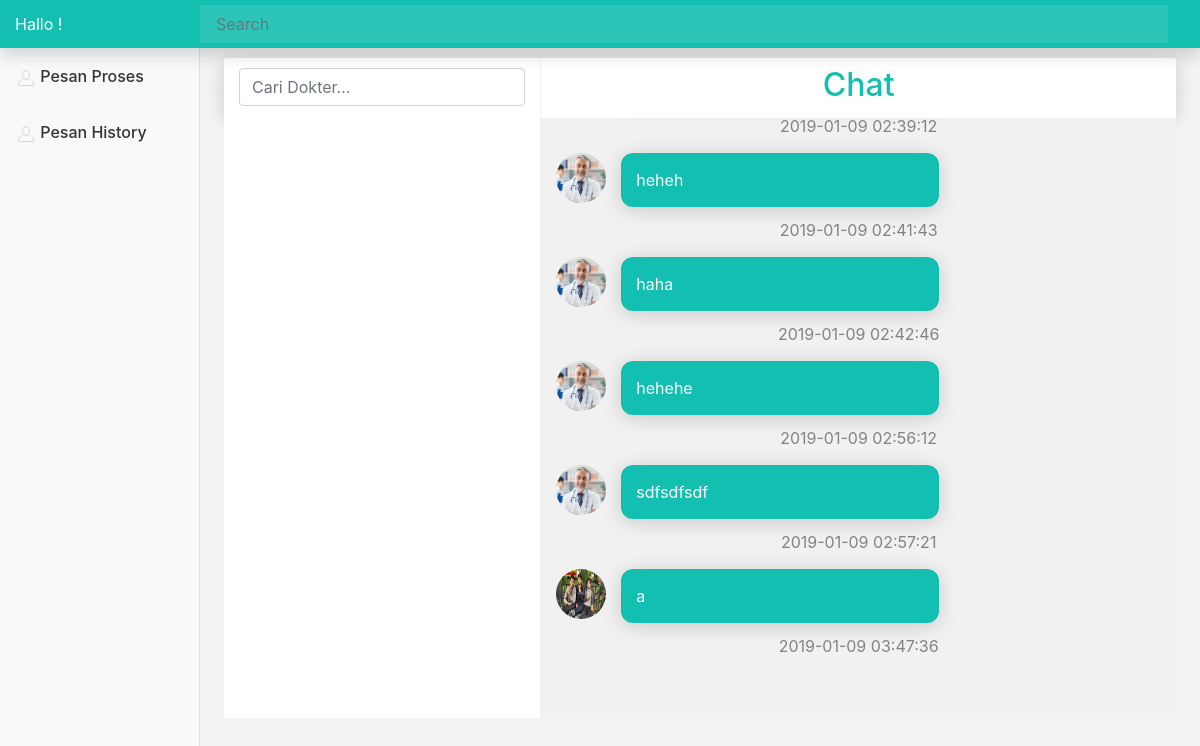
Screenshot of /pages/select_chat_blank_history.php?id_konsul=2 with the database file from the repository.
### tables this page shows
CREATE TABLE `tpesan` (
  `id_pesan` int(11) NOT NULL,
  `id_konsultasi` int(11) NOT NULL,
  `id_user` int(11) NOT NULL,
  `pesan_teks` text NOT NULL,
  `pesan_date` timestamp NOT NULL DEFAULT CURRENT_TIMESTAMP ON UPDATE CURRENT_TIMESTAMP,
  `pesan_attachment` varchar(100) DEFAULT NULL
);

CREATE TABLE `tuser` (
  `id_user` int(11) NOT NULL,
  `nama_user` varchar(50) NOT NULL,
  `email_user` varchar(50) NOT NULL,
  `telp_user` varchar(20) NOT NULL,
  `pass_user` varchar(255) NOT NULL,
  `spesialis` varchar(20) DEFAULT NULL,
  `role` varchar(20) DEFAULT NULL,
  `foto_user` varchar(50) DEFAULT NULL,
  `tgl_lahir` date DEFAULT NULL,
  `jk` varchar(30) DEFAULT NULL
);

### database/Pesan.php (called while the page is built, shortened)
<?php
  class Pesan{
    private $pdo;
    function __construct(){
      try{
        $this->pdo = new PDO('mysql:host=localhost;dbname=db_konsuldoc','root','');
      }catch(PDOException $e){
        echo $e;
      }
    }
    public function tampilPesanByIdKonsul($id){
      $sql="SELECT * FROM tpesan,tuser WHERE id_konsultasi='$id' AND tpesan.id_user = tuser.id_user ORDER BY pesan_date";
      $stmt = $this->pdo->query($sql);
      return $stmt;
    }
  }
 ?>

### pages/select_chat_blank_history.php (the view, shortened to what this page needs)
<?php
    include '../database/Pesan.php';
    $pesan = new Pesan;
 ?>
<!DOCTYPE html>
<html>
<head>
    <link href="../vendor/bootstrap/dist/css/bootstrap.min.css" rel="stylesheet">
    <link href="../open-iconic-master/font/css/open-iconic-bootstrap.css" rel="stylesheet">
    <link href="../dashboard.css" rel="stylesheet">
    <link href="../pesan.css" rel="stylesheet">
</head>
<body style="background: #f3f3f3;">
    <nav class="navbar navbar-dark fixed-top hijau flex-md-nowrap p-0 shadow">
      <a class="navbar-brand col-sm-3 col-md-2 mr-0" href="#">Hallo <?= $_SESSION['nama'] ?>!</a>
      <input class="form-control form-control-dark w-100" type="text" placeholder="Search" aria-label="Search">
    </nav>
    <div class="container-fluid">
      <div class="row">
        <nav class="col-md-2 d-none d-md-block bg-light sidebar">
          <div class="sidebar-sticky">
            <ul class="nav flex-column">
              <li class="nav-item">
                <li class="nav-item">
                  <a class="nav-link" href="select_chat_blank.php">
                  <p><img class="" src="../img/cd-icon-username.svg"> Pesan Proses</p>
                </a>
              </li>
              <li class="nav-item">
                <a class="nav-link" href="select_chat_blank_history.php">
                  <p><img class="" src="../img/cd-icon-username.svg"> Pesan History</p>
                </a>
              </li>
            </ul>
          </div>
        </nav>
        <main role="main" class="col-md-9 ml-sm-auto col-lg-10 px-4">
          <div class="container">
    <div class="row bar-pesan">
      <div class="col-4 cari-chat text-center">
         <input class="form-control mr-sm-2 kotak-chat" type="search"  placeholder="Cari Dokter..." autofocus aria-label="Search" id="keyword">
      </div>
      <div class="col-8 text-center mt-2">
        <h2 class="text-hijau">Chat</h2>
      </div>
    </div>
  <div class="row">
      <div class="col-4 kotak-list-chat">
      </div>
      <div class="col-8 kotak-isi-chat" id="isichat">
          <div class="chatlog" id="chatlog">
              <?php
              if (isset($_GET['id_konsul'])):
                $id_konsul = $_GET['id_konsul'];
                $lihatpesan = $pesan->tampilPesanByIdKonsul($id_konsul);
                ?>
              <?php
                $extboleh = array("jpg","png","gif","jpeg");
                $extboleh2 = array("mp3","mp4","vlv","avi","mpg","3gp","webm","mkv","gifv","wmv","3gpp");
                foreach ($lihatpesan as $row):
                  $namafile = $row['pesan_attachment'];
                  $pecahfile = explode(".",$namafile);
                  $ext = end($pecahfile);
                  $ext = strtolower($ext);
                ?>
                <?php if ($row['id_user']==$_SESSION['id']): ?>
                      <?php if ($row['pesan_teks']==""){ ?>
                      <?php }else{ ?>
                        <div class="kotak-chat-kanan chatbawah">
                          <img src="../<?= $row['foto_user'] ?>" class="ava float-right">
                          <p class="bubble-chat-kanan float-right"><?= $row['pesan_teks'] ?></p>
                          <p class="time-chat"><?= $row['pesan_date'] ?></p>
                        </div>
                      <?php } ?>
                      <?php if ($row['pesan_attachment']==""){ ?>
                      <?php }else if (in_array($ext, $extboleh)){ ?>
                        <div class="kotak-chat-kanan chatbawah">
                          <img src="../<?= $row['foto_user'] ?>" class="ava float-right">
                          <img src="../<?= $row['pesan_attachment'] ?>" class="file-photo float-right">
                          <p class="time-chat"><?= $row['pesan_date'] ?></p>
                        </div>
                      <?php }else if(in_array($ext, $extboleh2)){ ?>
                        <div class="kotak-chat-kanan chatbawah">
                          <img src="../<?= $row['foto_user'] ?>" class="ava float-right">
                            <video width="400" height="auto" class="float-right" controls>
                              <source src="../<?= $row['pesan_attachment'] ?>" type="video/mp4">
                            Your browser does not support the video tag.
                            </video>
                          <p class="time-chat"><?= $row['pesan_date'] ?></p>
                        </div>
                      <?php }; ?>
                  <!-- <div class="kotak-chat-kanan">
                    <img src="" class="ava float-right">
                    <img src="img/doctor1.jpg" class="file-photo float-right">
                    <p class="time-chat"></p>
                  </div> -->
                  <!-- <div class="kotak-chat-kanan">
                    <img src="" class="ava float-right">
                      <video width="400" height="auto" class="float-right" controls>
                        <source src="videos/Pasar Seni ITB 2014.mp4" type="video/mp4">
                      Your browser does not support the video tag.
                      </video>
                    <p class="time-chat"></p>
                  </div> -->
                <?php elseif ($row['id_user'] != $_SESSION['id']) : ?>
                          <?php if ($row['pesan_teks']==""){ ?>
                          <?php }else{ ?>
                           <div class="kotak-chat-kiri chatbawah">
                             <img src="../<?= $row['foto_user'] ?>" class="ava float-left">
                             <p class="bubble-chat-kiri float-left"><?= $row['pesan_teks'] ?></p>
                             <p class="time-chat"><?= $row['pesan_date'] ?></p>
                           </div>
                          <?php } ?>
                <?php endif; ?>
              <?php endforeach; ?>
          </div>
            <?php endif; ?>
      </div>
    </div>
   </div>
</main>
</body>
</html>

### dashboard.css (style rules this page uses)
.hijau { background-color: #13BFB1; }
.sidebar { position: fixed; top: 0; bottom: 0; left: 0; z-index: 100; padding: 48px 0 0; box-shadow: inset -1px 0 0 rgba(0, 0, 0, .1); }
.sidebar-sticky { position: relative; top: 0; height: calc(100vh - 48px); padding-top: .5rem; overflow-x: hidden; overflow-y: auto; }
.sidebar .nav-link { font-weight: 500; color: #333; }
[role="main"] { padding-top: 48px; }
.navbar-brand { padding-top: .75rem; padding-bottom: .75rem; font-size: 1rem; background-color: #13BFB1; }
.navbar .form-control { padding: .75rem 1rem; border-width: 0; border-radius: 0; }
.form-control-dark { color: #fff; background-color: rgba(255, 255, 255, .1); border-color: rgba(255, 255, 255, .1); }

### pesan.css (style rules this page uses)
.cari-chat { border-right: 1px solid #f1f1f1; }
.kotak-list-chat { height: 600px; background-color: #fff; border-right: 1px solid #f1f1f1; padding-left: 0; padding-right: 0; overflow-x: hidden; overflow-y: scroll; }
.kotak-chat { margin-top: 10px; }
.bar-pesan { box-shadow: 0 3px 20px rgba(0,0,0,0.16); position: relative; background: #fff; height: 60px; margin-top: 10px; }
.kotak-isi-chat { background: #f1f1f1; height: 600px; padding-right: 0; padding-left:0; }
.bubble-chat-kiri { margin-top: 15px; padding: 15px 15px 15px 15px; width: 50%; height: auto; background-color: #13BFB1; border-radius: 12px; margin-bottom:0; color: white; box-shadow: 0 3px 20px rgba(0,0,0,0.16); }
.chatlog { overflow-x: hidden; overflow-y: scroll; height: 540px; }
.hijau { background-color: #13BFB1; }
.text-hijau { color: #13BFB1; }

### rows the page displays
tpesan: pesan_date "2019-01-09 02:39:12"
tpesan: id_user.foto_user (picture), pesan_teks "heheh", pesan_date "2019-01-09 02:41:43"
tpesan: id_user.foto_user (picture), pesan_teks "haha", pesan_date "2019-01-09 02:42:46"
tpesan: id_user.foto_user (picture), pesan_teks "hehehe", pesan_date "2019-01-09 02:56:12"
tpesan: id_user.foto_user (picture), pesan_teks "sdfsdfsdf", pesan_date "2019-01-09 02:57:21"
tpesan: id_user.foto_user (picture), pesan_teks "a", pesan_date "2019-01-09 03:47:36"
